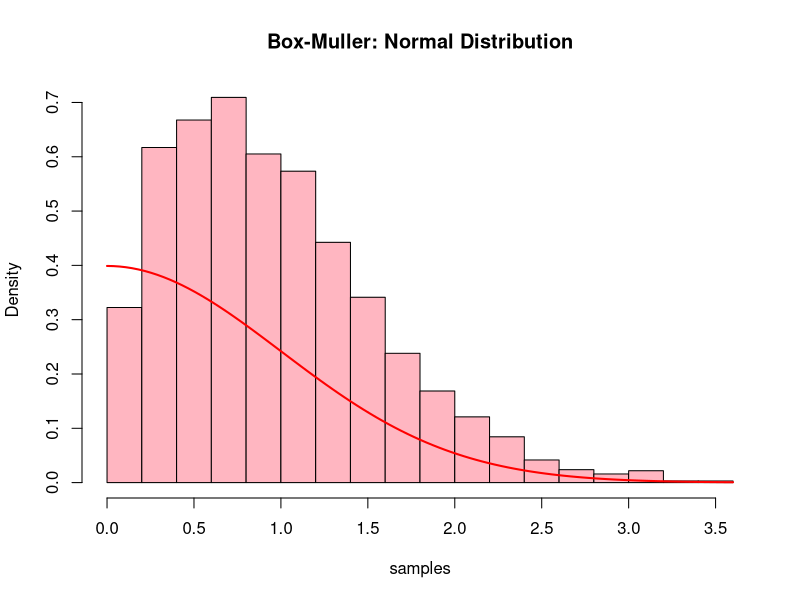

Source code (R):
# Now lets do Box-Muller method 
#just imagine it like you want to draw a pair of marbles,
# but you want them to follow a special pattern.,Instead of rejecting some marbles,
# you magically transform random numbers into something useful
# Trick is : 1- Pick 2 random number 
#Use a math transformation,
#You get 2 marbles that follow the bell shaped curve(normal distribution)

box_muller <- function(n){
  u1 <- runif(n/2) # First random number (from 0 to 1)
  u2 <- runif(n/2) # Second random number (from 0 to 1)
  
  z1 <- sqrt(-2 * log(u1) * cos(2* pi *u2)) # first transformed number
  z2 <- sqrt(-2 * log(u1) * sin(2 * pi * u2)) #second transformed number
  
  return(c(z1,z2)) # combine both sets
}

samples <- box_muller(10000)
hist(samples, probability=TRUE, col="lightpink", main="Box-Muller: Normal Distribution")
curve(dnorm(x), add=TRUE, col="red", lwd=2) # Overlay the actual Normal Curve

